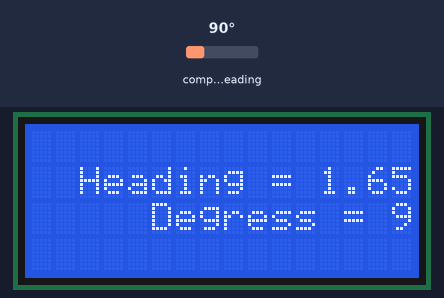
This sketch was run on a simulated Arduino Uno, built with avr-gcc and run on an emulated ATmega328P. Parts: 16×4 character LCD. The inputs (shaded band) are chosen by the test bench; at power-on: compass heading 90°. What the sketch prints to the serial monitor is not drawn.

Above: at 2.2 s.
2.3 s: compass heading set to 180°
At 3.1 s:
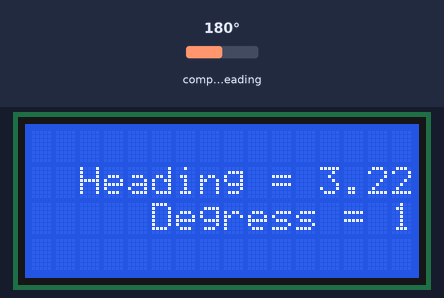
5.3 s: compass heading set to 7°
At 6.3 s:
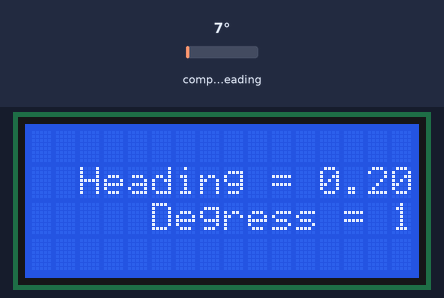
6.9 s: compass heading set to 90°
At 8.1 s:
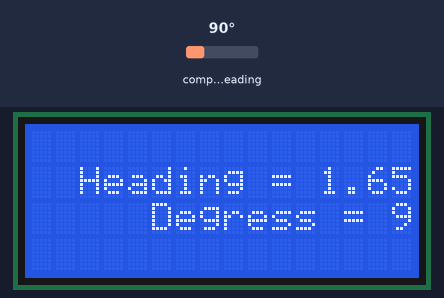
9.9 s: compass heading set to 269°
At 10.8 s:
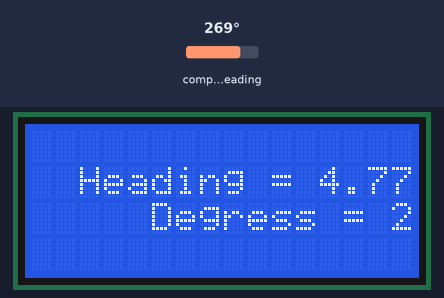
Timing chart, 0 to 12.9 s (numbered marks = the images above; inputs shaded):
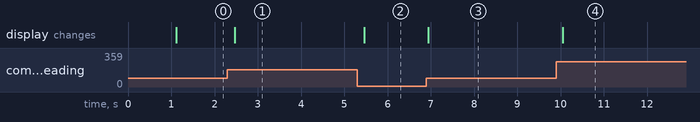

The sketch:

compass.ino
```cpp
/*
  HMC5883L Triple Axis Digital Compass. Compass Example.
  Read more: http://www.jarzebski.pl/arduino/czujniki-i-sensory/3-osiowy-magnetometr-hmc5883l.html
  GIT: https://github.com/jarzebski/Arduino-HMC5883L
  Web: http://www.jarzebski.pl
  (c) 2014 by Korneliusz Jarzebski
*/

#include <Wire.h>
#include <HMC5883L.h>
#include <LCD_I2C.h>

HMC5883L compass;

LCD_I2C lcd(0x27, 16, 4);

void setup()
{
  Serial.begin(9600);

  // Initialize Initialize HMC5883L
  Serial.println("Initialize HMC5883L");
  while (!compass.begin())
  {
    Serial.println("Could not find a valid HMC5883L sensor, check wiring!");
    delay(500);
  }

  // Set measurement range
  compass.setRange(HMC5883L_RANGE_1_3GA);

  // Set measurement mode
  compass.setMeasurementMode(HMC5883L_CONTINOUS);

  // Set data rate
  compass.setDataRate(HMC5883L_DATARATE_30HZ);

  // Set number of samples averaged
  compass.setSamples(HMC5883L_SAMPLES_8);

  // Set calibration offset. See HMC5883L_calibration.ino
  compass.setOffset(0, 0, 0);

  lcd.begin(); // If you are using more I2C devices using the Wire library use lcd.begin(false)
  lcd.clear();

  lcd.backlight();
  lcd.setCursor(0, 1);
  lcd.print("HELLO WORLD");
  delay(1000);
  lcd.clear();
}

void loop()
{
  Vector norm = compass.readNormalize();

  // Calculate heading
  float heading = atan2(norm.YAxis, norm.XAxis);

  // Set declination angle on your location and fix heading
  // You can find your declination on: http://magnetic-declination.com/
  // (+) Positive or (-) for negative
  // For Bytom / Poland declination angle is 4'26E (positive)
  // Formula: (deg + (min / 60.0)) / (180 / M_PI);
  float declinationAngle = (4.0 + (26.0 / 60.0)) / (180 / M_PI);
  heading += declinationAngle;

  // Correct for heading < 0deg and heading > 360deg
  if (heading < 0)
  {
    heading += 2 * PI;
  }

  if (heading > 2 * PI)
  {
    heading -= 2 * PI;
  }
  lcd.clear();
  // Convert to degrees
  float headingDegrees = heading * 180/M_PI;

  // Output
  Serial.print(" Heading = ");
  Serial.print(heading);
  Serial.print(" Degress = ");
  Serial.print(headingDegrees);
  Serial.println();
  lcd.setCursor(1, 1);
  lcd.print(" Heading = ");
  lcd.print(heading);

  lcd.setCursor(1, 2);
  lcd.print("Degress = ");
  lcd.print(headingDegrees);
  //lcd.println();


  delay(100);
}
```

Measured:
- after the input at 2.3 s, the display: changes after 0.17 s (image 1)
- after the input at 5.3 s, the display: changes after 0.16 s (image 2)
- after the input at 6.9 s, the display: changes after 0.05 s (image 3)
- after the input at 9.9 s, the display: changes after 0.15 s (image 4)
